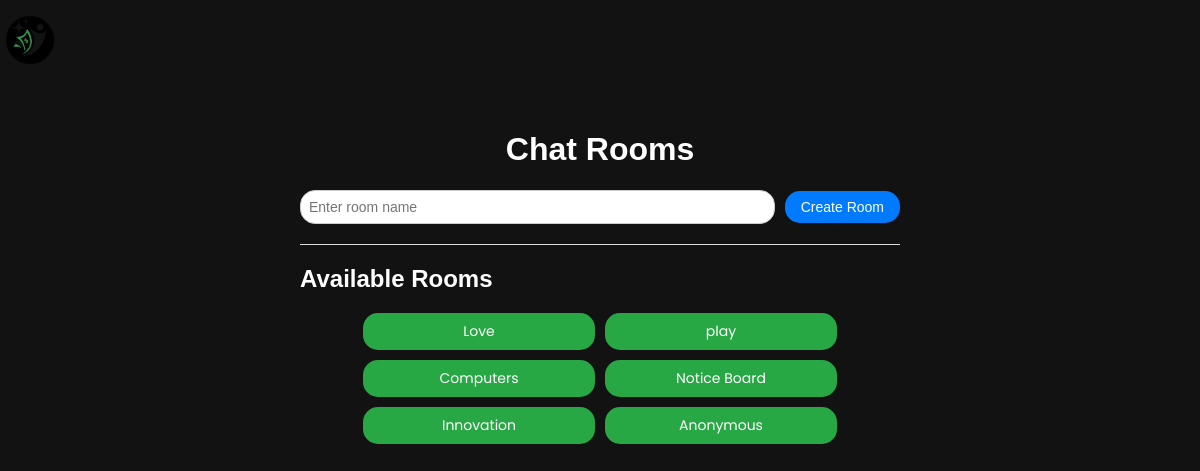
Page /chat/ on the committed database.
### mma/models.py (models this page shows, shortened)
class ChatRoom(models.Model):
    name = models.CharField(max_length=255, unique=True)
    created_at = models.DateTimeField(auto_now_add=True)

### mma/views.py (the view)
# urls.py: path('chat/', views.chat_home, name='chat_home'),
def chat_home(request):
    if request.method == "POST":
        room_name = request.POST.get('room_name')
        if room_name:
            ChatRoom.objects.create(name=room_name)
            return redirect('chat_room', room_name=room_name)
    rooms = ChatRoom.objects.all()
    return render(request, 'chat.html', {'rooms': rooms})

### mma/templates/chat.html (shortened to what this page needs)
{% extends 'base.html' %}
{% block content %}
<div class="container" style="max-width: 600px; margin: auto; padding: 20px;">
    <h1 style="text-align: center; font-family: Arial, sans-serif;">Chat Rooms</h1>
    <form method="post" style="margin-bottom: 20px; display: flex; gap: 10px; align-items: center;">
        <input
            type="text"
            name="room_name"
            placeholder="Enter room name"
            required
            style="flex: 1; padding: 8px; border: 1px solid #ccc; border-radius: 15px; font-size: 14px; outline: none;"
        >
        <button
            type="submit"
            style="
                padding: 8px 16px;
                background-color: #007bff;
                color: white;
                border: none;
                border-radius: 15px;
                font-size: 14px;
                cursor: pointer;
            ">
            Create Room
        </button>
    </form>
    <hr style="border: none; height: 1px; background: #ddd; margin: 20px 0;">
    <h2 style="font-family: Arial, sans-serif;">Available Rooms</h2>
    <div
        style="
            display: flex;
            flex-wrap: wrap;
            gap: 10px;
            justify-content: center;
            padding: 0;
        ">
        {% for room in rooms %}
        <a
            href="{% url 'chat_room' room_name=room.name %}"
            style="
                flex: 1 1 calc(33.33% - 20px); /* Three buttons per row on larger screens */
                max-width: 200px;
                min-width: 120px;
                text-align: center;
                padding: 8px 16px;
                background-color: #28a745;
                color: white;
                text-decoration: none;
                border-radius: 15px;
                font-size: 14px;
            ">
            {{ room.name }}
        </a>
        {% empty %}
        <p style="text-align: center; color: #666; font-size: 14px; margin-top: 20px;">No rooms available. Create one!</p>
        {% endfor %}
    </div>
</div>
{% endblock %}

### mma/templates/base.html (style rules this page uses)
:root { --primary-color: #4CAF50; --secondary-color: #2196F3; --background-color: #121212; --card-background: #1E1E1E; --text-color: #FFFFFF; --secondary-text: #B0B0B0; --nav-height: 60px; --table-header-bg: #333; --table-row-bg: #1E1E1E; --table-row-alt-bg: #2E2E2E; }
body { font-family: 'Poppins', sans-serif; background-color: var(--background-color); color: var(--text-color); margin: 0; padding-top: 70px; }
button { background-color: #007bff; color: white; border: none; padding: 5px 10px; cursor: pointer; border-radius: 4px; }

### rows in the picture
ChatRoom: name "Love"
ChatRoom: name "play"
ChatRoom: name "Computers"
ChatRoom: name "Notice Board"
ChatRoom: name "Innovation"
ChatRoom: name "Anonymous"
